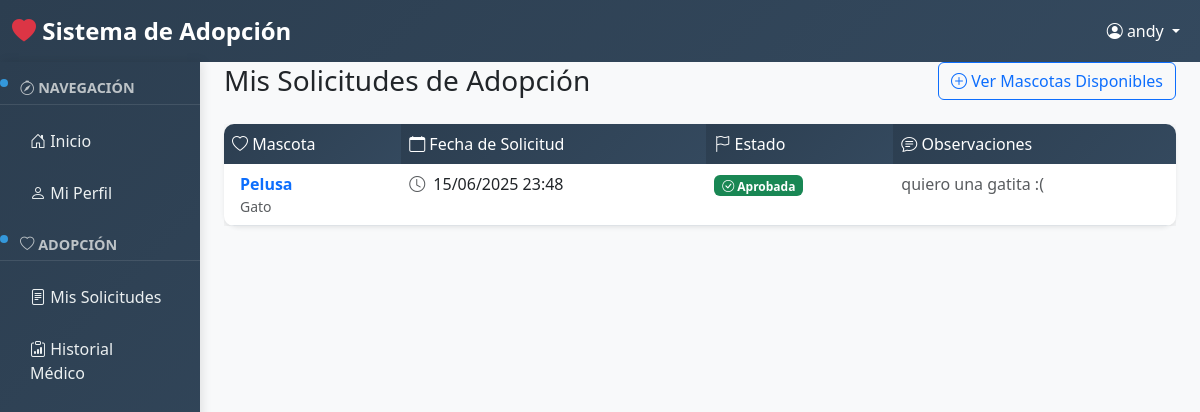
Page /solicitudes/mis-solicitudes/ (signed in) on the committed database.
### usuarios/models.py (models this page shows, shortened)
class Usuario(AbstractUser):
    ROLES = [
        ('adoptante', 'Adoptante'),
        ('admin', 'Administrador'),
    ]
    telefono = models.CharField(max_length=15, blank=True, verbose_name="Teléfono")
    direccion = models.TextField(blank=True, verbose_name="Dirección")
    rol = models.CharField(max_length=10, choices=ROLES, default='adoptante', verbose_name="Rol")
    fecha_registro = models.DateTimeField(default=timezone.now, verbose_name="Fecha de registro")
    class Meta:
        verbose_name = "Usuario"
        verbose_name_plural = "Usuarios"

### solicitudes/models.py (models this page shows, shortened)
class SolicitudAdopcion(models.Model):
    ESTADOS = [
        ('pendiente', 'Pendiente'),
        ('aprobada', 'Aprobada'),
        ('rechazada', 'Rechazada'),
    ]
    usuario = models.ForeignKey('usuarios.Usuario', on_delete=models.CASCADE, verbose_name="Usuario")
    mascota = models.ForeignKey('mascotas.Mascota', on_delete=models.CASCADE, verbose_name="Mascota")
    fecha_solicitud = models.DateTimeField(default=timezone.now, verbose_name="Fecha de solicitud")
    estado = models.CharField(max_length=10, choices=ESTADOS, default='pendiente', verbose_name="Estado")
    observaciones = models.TextField(blank=True, verbose_name="Observaciones")
    class Meta:
        verbose_name = "Solicitud de Adopción"
        verbose_name_plural = "Solicitudes de Adopción"
        unique_together = ['usuario', 'mascota']
        ordering = ['-fecha_solicitud']

### mascotas/models.py (models this page shows, shortened)
class Mascota(models.Model):
    ESPECIES = [
        ('perro', 'Perro'),
        ('gato', 'Gato'),
        ('ave', 'Ave'),
        ('otro', 'Otro'),
    ]
    SEXO = [
        ('macho', 'Macho'),
        ('hembra', 'Hembra'),
    ]
    ESTADO = [
        ('Disponible', 'Disponible para adopción'),
        ('adoptado', 'Adoptado'),
        ('en_proceso', 'En proceso de adopción'),
    ]
    nombre = models.CharField(max_length=100, verbose_name="Nombre")
    especie = models.CharField(max_length=15, choices=ESPECIES, verbose_name="Especie")
    raza = models.CharField(max_length=70, verbose_name="Raza")
    edad = models.PositiveIntegerField(help_text="Edad en años", verbose_name="Edad")
    sexo = models.CharField(max_length=10, choices=SEXO, verbose_name="Sexo")
    estado_adopcion = models.CharField(
        max_length= 15,
        choices=ESTADO,
        default="Disponible",
        verbose_name= "Estado de adopción"
    )
    fecha_ingreso = models.DateTimeField(default=timezone.now, verbose_name="Fecha de ingreso")
    adoptante = models.ForeignKey(
        'usuarios.Usuario',
        on_delete=models.SET_NULL,
        null=True,
        blank=True,
        related_name='mascotas_adoptadas',
        verbose_name='Adoptante'
    )
    class Meta:
        verbose_name = "Mascota"
        verbose_name_plural = "Mascotas"
        ordering = ['-fecha_ingreso']

### solicitudes/views.py (the view)
# urls.py: path('mis-solicitudes/', views.mis_solicitudes, name='mis_solicitudes'),
@login_required
def mis_solicitudes(request):
    solicitudes = SolicitudAdopcion.objects.filter(usuario=request.user)
    return render(request, 'solicitudes/mis_solicitudes.html', {'solicitudes': solicitudes})

### solicitudes/templates/solicitudes/mis_solicitudes.html (shortened to what this page needs)
{% extends 'base.html' %}
{% block content %}
<div class="container-fluid">
    <div class="row">
        <div class="col-12">
            <div class="d-flex justify-content-between align-items-center mb-4">
                <h1 class="h3 mb-0">
                     Mis Solicitudes de Adopción
                </h1>
                <a href="{% url 'mascotas:inicio' %}" class="btn btn-outline-primary">
                    <i class="bi bi-plus-circle"></i> Ver Mascotas Disponibles
                </a>
            </div>
        </div>
    </div>
    {% if solicitudes %}
        <div class="row">
            <div class="col-12">
                <div class="card shadow-sm">
                    <div class="card-body p-0">
                        <div class="table-responsive">
                            <table class="table table-hover mb-0">
                                <thead class="table-dark">
                                    <tr>
                                        <th><i class="bi bi-heart"></i> Mascota</th>
                                        <th><i class="bi bi-calendar"></i> Fecha de Solicitud</th>
                                        <th><i class="bi bi-flag"></i> Estado</th>
                                        <th><i class="bi bi-chat-text"></i> Observaciones</th>
                                    </tr>
                                </thead>
                                <tbody>
                                    {% for solicitud in solicitudes %}
                                        <tr>
                                            <td>
                                                <a href="{% url 'mascotas:detalle' solicitud.mascota.id %}"
                                                   class="text-decoration-none">
                                                    <div class="d-flex align-items-center">
                                                        <div>
                                                            <strong>{{ solicitud.mascota.nombre }}</strong>
                                                            <small class="text-muted d-block">{{ solicitud.mascota.get_especie_display }}</small>
                                                        </div>
                                                    </div>
                                                </a>
                                            </td>
                                            <td>
                                                <i class="bi bi-clock text-muted me-1"></i>
                                                {{ solicitud.fecha_solicitud|date:"d/m/Y H:i" }}
                                            </td>
                                            <td>
                                                {% if solicitud.estado == 'pendiente' %}
                                                    <span class="badge bg-warning">
                                                        <i class="bi bi-hourglass-split"></i> {{ solicitud.get_estado_display }}
                                                    </span>
                                                {% elif solicitud.estado == 'aprobada' %}
                                                    <span class="badge bg-success">
                                                        <i class="bi bi-check-circle"></i> {{ solicitud.get_estado_display }}
                                                    </span>
                                                {% else %}
                                                    <span class="badge bg-danger">
                                                        <i class="bi bi-x-circle"></i> {{ solicitud.get_estado_display }}
                                                    </span>
                                                {% endif %}
                                            </td>
                                            <td>
                                                {% if solicitud.observaciones %}
                                                    <span class="text-muted">{{ solicitud.observaciones }}</span>
                                                {% else %}
                                                    <span class="text-muted fst-italic">Sin observaciones</span>
                                                {% endif %}
                                            </td>
                                        </tr>
                                    {% endfor %}
                                </tbody>
                            </table>
                        </div>
                    </div>
                </div>
            </div>
        </div>
    {% endif %}
</div>
{% endblock %}

### templates/base.html (shortened to what this page needs)
<!DOCTYPE html>
<html lang="es">
<head>
    <link href="https://cdn.jsdelivr.net/npm/bootstrap@5.3.0/dist/css/bootstrap.min.css" rel="stylesheet">
    <link rel="stylesheet" href="https://cdn.jsdelivr.net/npm/bootstrap-icons@1.10.0/font/bootstrap-icons.css">
</head>
<body>
    {% if user.is_authenticated %}
        <nav class="navbar navbar-expand-lg navbar-dark" style="background: linear-gradient(135deg, var(--primary-color), #34495e);">
            <div class="container-fluid">
                <a class="navbar-brand" href="{% url 'mascotas:inicio' %}">
                    <i class="bi bi-heart-fill text-danger"></i> Sistema de Adopción
                </a>
                <div class="navbar-nav ms-auto">
                    <div class="nav-item dropdown">
                        <a class="nav-link dropdown-toggle text-white" href="#" role="button" data-bs-toggle="dropdown">
                            <i class="bi bi-person-circle"></i> {{ user.get_full_name|default:user.username }}
                        </a>
                    </div>
                </div>
            </div>
        </nav>
        <div class="container-fluid">
            <div class="row">
                <div class="col-md-3 col-lg-2 px-0">
                    <div class="sidebar">
                        <div class="section-title">
                            <i class="bi bi-compass"></i> Navegación
                        </div>
                        <nav class="nav flex-column">
                            <a class="nav-link" href="{% url 'mascotas:inicio' %}">
                                <i class="bi bi-house-door"></i> Inicio
                            </a>
                            <a class="nav-link" href="{% url 'usuarios:perfil' %}">
                                <i class="bi bi-person"></i> Mi Perfil
                            </a>
                        </nav>
                        <div class="section-title">
                            <i class="bi bi-heart"></i> Adopción
                        </div>
                        <nav class="nav flex-column">
                            <a class="nav-link" href="{% url 'solicitudes:mis_solicitudes' %}">
                                <i class="bi bi-file-text"></i> Mis Solicitudes
                            </a>
                            <a class="nav-link" href="{% url 'historiales:lista' %}">
                                <i class="bi bi-clipboard-data"></i> Historial Médico
                            </a>
                        </nav>
                    </div>
                </div>
                <div class="col-md-9 col-lg-10">
                    <div class="main-content">
                        {% block content %}{% endblock %}
                    </div>
                </div>
            </div>
        </div>
    {% endif %}
</body>
</html>

### templates/base.html (style rules this page uses)
:root { --primary-color: #2c3e50; --secondary-color: #3498db; --accent-color: #e74c3c; --success-color: #27ae60; --warning-color: #f39c12; }
body { background-color: #f8f9fa; font-family: 'Segoe UI', Tahoma, Geneva, Verdana, sans-serif; }
.navbar-brand { font-weight: bold; font-size: 1.5rem; }
.sidebar { background: linear-gradient(135deg, var(--primary-color), #34495e); min-height: 100vh; box-shadow: 2px 0 10px rgba(0,0,0,0.1); position: sticky; top: 0; }
.sidebar .nav-link { color: #ecf0f1 !important; padding: 12px 20px; border-radius: 8px; margin: 2px 10px; transition: all 0.3s ease; }
.sidebar .section-title { position: relative; color: #bdc3c7; font-size: 0.9rem; font-weight: bold; text-transform: uppercase; padding: 15px 20px 5px; border-bottom: 1px solid rgba(255,255,255,0.1); margin-bottom: 10px; }
.sidebar .section-title::before { content: ''; position: absolute; left: 0; top: 50%; transform: translateY(-50%); width: 8px; height: 8px; background-color: var(--secondary-color); border-radius: 50%; animation: pulse 2s infinite; }
.card { border: none; border-radius: 15px; box-shadow: 0 4px 15px rgba(0,0,0,0.1); transition: transform 0.3s ease; animation: fadeInUp 0.6s ease-in-out; }
.table { border-radius: 10px; overflow: hidden; box-shadow: 0 4px 15px rgba(0,0,0,0.1); }
.table thead th { background: linear-gradient(135deg, var(--primary-color), #34495e); color: white; border: none; font-weight: 500; }

### rows in the picture
Usuario: get_full_name "andy"
SolicitudAdopcion: mascota.nombre "Pelusa", mascota.especie "Gato", fecha_solicitud "15/06/2025 23:48", estado "Aprobada", observaciones "quiero una gatita :("
